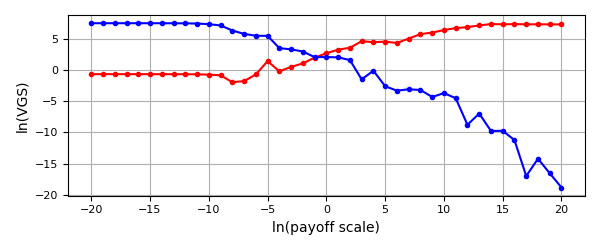

Generate this figure with Python:
import numpy as np
import argparse
import multiprocessing
import importlib
from FPI_2P import FPI_2P

parser = argparse.ArgumentParser(description='VGS vs. iterations on one player')
parser.add_argument(
    'settings', metavar='SETTING_PY_FILE_BASENAME', type=str, nargs=1,
    help='game setting .py file in `games` subdir: initial strategies, payoff matrices...')
args = parser.parse_args()
setting_file = args.settings[0]
settings = importlib.import_module('games.' + setting_file)

# algorithm settings
rate = 10 ** -5
iters = 2 * 10 ** 5


def approximation(x):
    print('-' * 30)
    print('payoff scale:', x)
    fpi = FPI_2P([settings.str_row_init, settings.str_col_init], [settings.payoff_matrix_row, settings.payoff_matrix_col * x])
    fpi.converge(rate, iters)
    eqpt = fpi.eqpt()
    print(eqpt)
    return eqpt


np.random.seed()
worker_pool = multiprocessing.Pool(processes=8)
# xs = np.linspace(-10, 20, 40, endpoint=False)
xs = np.arange(-20, 21)
xs_e = np.apply_along_axis(lambda x: np.power(np.e, x), 0, xs)
results_l = [worker_pool.apply_async(approximation, (x,)).get() for x in xs_e]

import matplotlib.pyplot as plt
fig, ax = plt.subplots(1, 1, figsize=(6, 2.5))
vgs_row = np.array([i[2].sum() for i in results_l])
# vgs_row /= xs_e
vgs_col = np.array([i[3].sum() for i in results_l])
vgs_col /= xs_e
# ax.plot(xs, np.log(vgs_row + vgs_col), marker='.', color='green', linestyle='dotted', alpha=1, zorder=2)
ax.plot(xs, np.log(vgs_row), marker='.', color='red', alpha=1, zorder=2)
ax.plot(xs, np.log(vgs_col), marker='.', color='blue', alpha=1, zorder=2)
ax.set_xlabel('ln(payoff scale)')
ax.set_ylabel('ln(VGS)')
ax.tick_params(labelsize=8)
plt.grid(True)
plt.tight_layout()
plt.savefig('vgs_MP_payoff_scale_unilateral.png')
plt.show()
